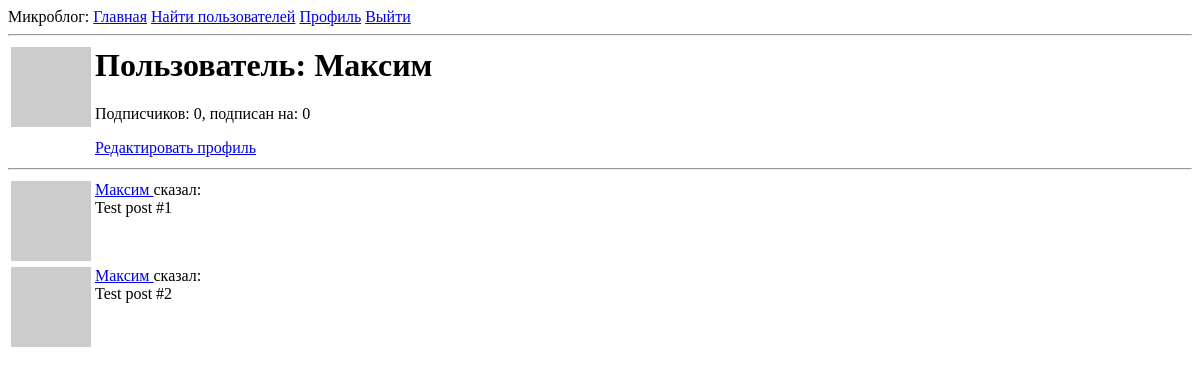
Page /user/Максим/ (signed in) on the earlier database version.
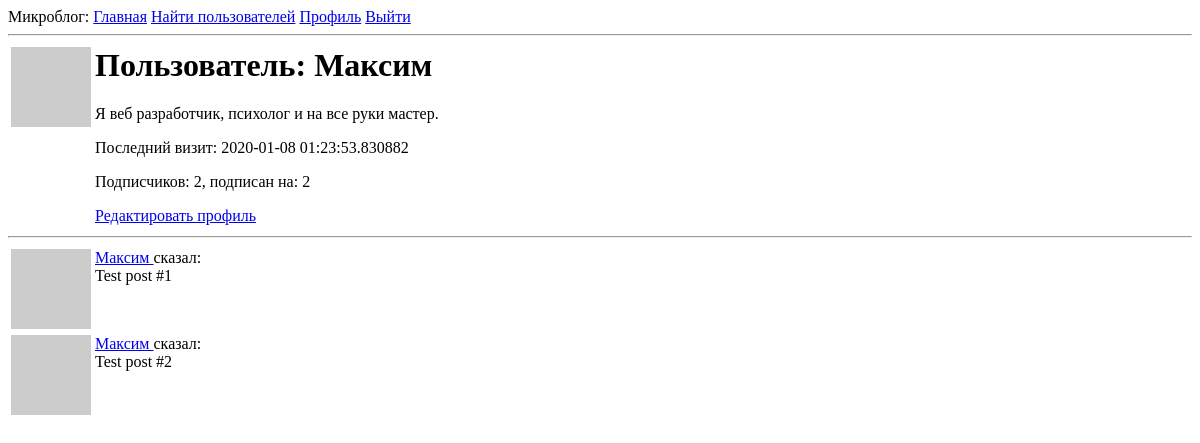
Same page on the later database version.
### app/models.py (models this page shows, shortened)
class User(UserMixin, db.Model):
    id = db.Column(db.Integer, primary_key=True)
    username = db.Column(db.String(64), index=True, unique=True)
    email = db.Column(db.String(120), index=True, unique=True)
    password_hash = db.Column(db.String(128))
    posts = db.relationship('Post', backref='author', lazy='dynamic')
    about_me = db.Column(db.String(140))
    last_seen = db.Column(db.DateTime, default=datetime.utcnow)
    followed = db.relationship(
        'User', secondary=followers,
        primaryjoin=(followers.c.follower_id == id),
        secondaryjoin=(followers.c.followed_id == id),
        backref=db.backref('followers', lazy='dynamic'), lazy='dynamic')
    def avatar(self, size):
        digest = md5(self.email.lower().encode('utf-8')).hexdigest()
        return 'https://www.gravatar.com/avatar/{}?d=identicon&s={}'.format(
            digest, size)
    def is_following(self, user):
        return self.followed.filter(
            followers.c.followed_id == user.id).count() > 0

### app/routes.py (the view)
@app.route('/user/<username>/')
@login_required
def user(username):
    user = User.query.filter_by(username=username).first_or_404()
    posts = [
        {'author': user, 'body': 'Test post #1'},
        {'author': user, 'body': 'Test post #2'}
    ]
    return render_template('user.html', user=user, posts=posts)

### app/models.py (called while the page is built)
@login.user_loader
def load_user(id):
    return User.query.get(int(id))

### app/routes.py (called while the page is built)
@app.before_request
def before_request():
    if current_user.is_authenticated:
        current_user.last_seen = datetime.utcnow()
        db.session.commit()

### app/templates/user.html (shortened to what this page needs)
{% extends "base.html" %}
{% block content %}
    <table>
        <tr valign="top">
            <td><img src="{{ user.avatar(128) }}"></td>
            <td>
                <h1> Пользователь: {{ user.username }}</h1>
                {% if user.about_me %}
                    <p>{{ user.about_me }}</p>
                {% endif %}
                {% if user.last_seen %}
                    <p>Последний визит: {{ user.last_seen }}</p>
                {% endif %}
                <p>Подписчиков: {{ user.followers.count() }}, подписан на: {{ user.followed.count() }}
                    </p>
                {% if user == current_user %}
                    <p><a href="{{ url_for('edit_profile') }}">Редактировать профиль</a></p>
                {% elif not current_user.is_following(user) %}
                    <p><a href="{{ url_for('follow', username=user.username) }}">Подписаться</a></p>
                {% else %}
                    <p>Вы подписаны (<a href="{{ url_for('unfollow', username=user.username) }}">отписаться</a>)</p>
                {% endif %}
            </td>
        </tr>
    </table>
    <hr>
    {% for post in posts %}
        {% include '_post.html' %}
    {% endfor %}
{% endblock %}

### app/templates/_post.html
<table>
    <tr valign="top">
        <td><img src="{{ post.author.avatar(36) }}"></td>
        <td>
            <a href="{{ url_for('user', username=post.author.username) }}">
                {{ post.author.username }}
            </a>
            сказал:<br>{{ post.body }}
        </td>
    </tr>
</table>

Differences in the rows shown:
changed User "Максим": about_me (not shown) → "Я веб разработчик, психолог и на все руки мастер."; last_seen (not shown) → "2020-01-08 01:23:53.830882"
Other differences:
{{ user.followers.count() }}: "0" → "2"
{{ user.followed.count() }}: "0" → "2"
text now shown: "Последний визит:"
